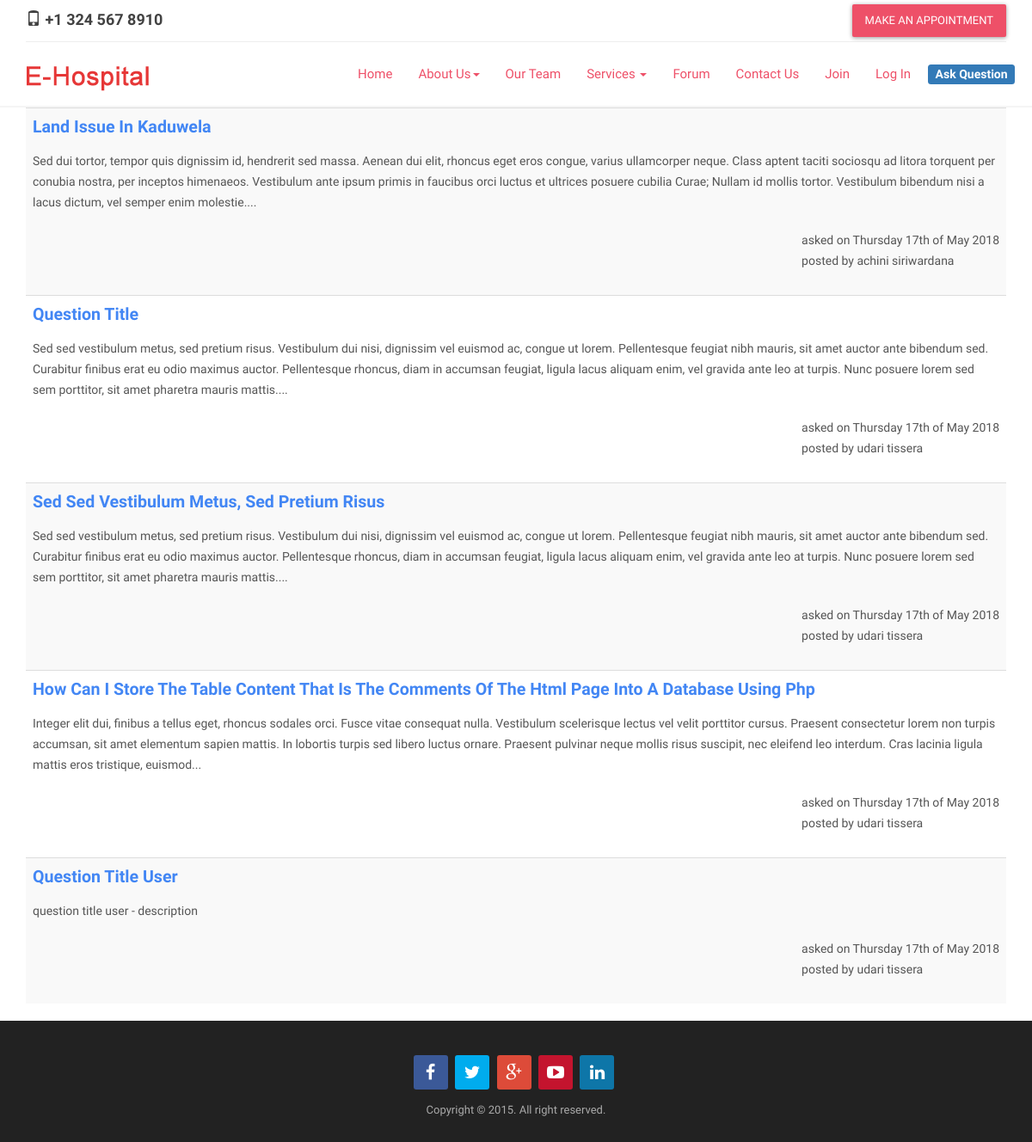
Screenshot of /user/showForum with the database file from the repository.
### tables this page shows
CREATE TABLE IF NOT EXISTS `tbl_forum_question` (
  `forum_id` int(11) NOT NULL AUTO_INCREMENT,
  `forum_title` varchar(255) NOT NULL,
  `forum_description` text NOT NULL,
  `user_id` int(11) NOT NULL,
  `user_type` varchar(10) NOT NULL,
  `forum_added_date` datetime NOT NULL,
  PRIMARY KEY (`forum_id`)
);

CREATE TABLE IF NOT EXISTS `tbl_user_client` (
  `client_id` int(11) NOT NULL AUTO_INCREMENT,
  `first_name` varchar(255) NOT NULL,
  `last_name` varchar(255) NOT NULL,
  `email` varchar(40) NOT NULL,
  `password` varchar(40) NOT NULL,
  `contact` varchar(15) NOT NULL,
  `register_date` date NOT NULL,
  PRIMARY KEY (`client_id`)
);

### application/controllers/user.php (called while the page is built, shortened)
<?php
Class User extends CI_Controller {
    public function __construct() {
		$this->load->helper('form');
		$this->load->library('form_validation');
		$this->load->library('session');
		$this->load->helper('url');
		$this->load->model('user_model');
	}
	public function showForum(){
		$result_all_question = $this->user_model->get_all_question();
		foreach($result_all_question as $key=>$question){
			$data = array(
				'user_id'=>$question->user_id,
				'user_type'=>$question->user_type
			);
			$result_user_detail = $this->user_model->get_any_user_detail($data);
			$question->post_owner = $result_user_detail[0]->first_name . ' '. $result_user_detail[0]->last_name;
			$result_updated_all_question[] = $question;
		}
		if($result_all_question == 'empty'){
			$data['result_all_question'] = 'empty';
		}else{
			$data['result_all_question'] = $result_updated_all_question;
		}
		$this->load->view('show-forum',$data);
	}
}
?>

### index.php (called while the page is built, shortened)
<?php
require_once BASEPATH.'core/CodeIgniter.php';

### application/models/user_model.php (called while the page is built, shortened)
<?php
class User_model extends CI_Model
{
    public function get_all_question(){
        $this->db->select('*');
        $this->db->from('tbl_forum_question');
        $this->db->order_by("forum_added_date", "desc");
        $all_question = $this->db->get();
        if ($all_question->num_rows() > 0) {
            return $all_question->result();
        }
        else{
            return 'empty';
        }
    }
    public function get_any_user_detail($data){
        if($data['user_type'] == 'client'){
            $condition ="client_id =" . "'" . $data['user_id'] . "'";
            $this->db->select('*');
            $this->db->from('tbl_user_client');
            $this->db->where($condition);
            $this->db->limit(1);
        }else if($data['user_type']=='lawyer'){
            $condition ="user_id =" . "'" . $data['user_id'] . "'";
            $this->db->select('*');
            $this->db->from('tbl_user');
            $this->db->where($condition);
            $this->db->limit(1);
        }
        $any_user_detail = $this->db->get();
        return $any_user_detail->result();
    }
}
?>

### application/views/show-forum.php (the view, shortened to what this page needs)
<?php $this->load->view('header'); ?>
<?php $this->load->view('top-navigation'); ?>
<div class="container">
    <div class="row">
        <div class="col-md-12">
                    <?php
                                if($result_all_question == 'empty'){
                                    echo "No question found. Be the first to add a question";
                                }else{
                                    echo "<table class='table table-striped table-hover'>";
                                    echo "<tbody>";
                                    foreach($result_all_question as $question){
                                        echo "<tr>";
                                            echo "<td>";
                                                echo "<h4 class='text-capitalize'>";
                                                    echo "<a href='" . base_url('/user/showSingleQuestion/'. $question->forum_id) ."' style='color:#4286f4;'>";
                                                    echo $question->forum_title;
                                                    echo "</a>";
                                                echo "</h4>";
                                                echo "<p>";
                                                    if(strlen($question->forum_description)>400){
                                                        $pos=strpos($question->forum_description, ' ', 400);
                                                        echo substr($question->forum_description,0,$pos );
                                                        echo "...";
                                                    }else{
                                                        echo $question->forum_description;
                                                    }
                                                echo "</p>";
                                                echo "<p class='pull-right'>";
                                                    echo  'asked on ' . date('l jS \of F Y', strtotime( $question->forum_added_date)).'<br>';
                                                    echo 'posted by ' . $question->post_owner;
                                                echo "</p>";
                                            echo "</td>";
                                        echo "</tr>";
                                    }
                                    echo "</tbody>";
                                    echo "</table>";
                                }
                        ?>
        </div>
    </div>
</div>
<?php $this->load->view('footer'); ?>

### application/views/header.php (shortened to what this page needs)
<!DOCTYPE html>
<html lang="en">
    <head>
        <link href="<?php echo  base_url('/assets/bootstrap/css/bootstrap.min.css');?>" rel="stylesheet">
		<link href="<?php echo  base_url('/assets/css/owl.carousel.css');?>" rel="stylesheet">
		<link href="<?php echo  base_url('/assets/css/owl.theme.css');?>" rel="stylesheet">
		<link href="<?php echo  base_url('/assets/css/flexslider.css');?>" rel="stylesheet">
		<link href="<?php echo  base_url('/assets/css/animate.css');?>" rel="stylesheet">
        <link href="<?php echo  base_url('/assets/font-awesome/css/font-awesome.min.css');?>" rel="stylesheet">
        <link href="<?php echo  base_url('/assets/css/style.css');?>" type="text/css" rel="stylesheet">
    </head>

### application/views/top-navigation.php (shortened to what this page needs)
<div class="container">
            <div class="top-bar">
                <div class="row">
                    <div class="col-md-7 hidden-xs hidden-sm">
                        <span><i class="glyphicon glyphicon-phone"></i> +1 324 567 8910</span>
                    </div>
                    <div class="col-md-5 text-right">
                        <div class="top-bar-right">
                            <a class='appointment' id="appointment" href="<?php echo base_url('/user/search') ?>">make an appointment </a>
                        </div>
                    </div>
                </div>
            </div>
        </div>
        <nav class="navbar navbar-default navbar-static-top">
            <div class="container">
                <div class="navbar-header">
                    <a class="navbar-brand" href="index.html"><img src="img/logo.png" alt=""></a>
                </div>
                <div id="navbar" class="navbar-collapse collapse">
                    <ul class="nav navbar-nav navbar-right">
                        <li class="active"><a href="<?php echo base_url(); ?>">Home</a></li>
                        <li class="dropdown">
                            <a href="#" class="dropdown-toggle" data-toggle="dropdown" role="button" aria-haspopup="true" aria-expanded="false">About Us<span class="caret"></span></a>
                        </li>
                        <li><a href="team.html">Our Team</a></li>
                        <li class="dropdown">
                            <a href="#" class="dropdown-toggle" data-toggle="dropdown" role="button" aria-haspopup="true" aria-expanded="false">Services <span class="caret"></span></a>
                        </li>
                        <li><a href="<?php echo base_url('/user/showForum') ?>">Forum</a></li>
                        <li><a href="contact.html">Contact us</a></li>
                        <li><a href="<?php echo base_url('/user/register') ?>">Join</a></li>
                        <?php
                            if(isset($this->session->userdata['lawyer_detail'])){
                                echo "<li><a href='";
                                echo base_url('/user/logout/lawyer');
                                echo "'>log out</a></li>";
                            }
                            elseif(isset($this->session->userdata['client_detail'])){
                                echo "<li><a href='";
                                echo base_url('/user/logout/client');
                                echo "'>log out</a></li>";
                            }
                            else{
                                echo "<li><a href='";
                                echo base_url('/user/login');
                                echo "'>log in</a></li>";
                            }
                        ?>
                        <li><a style="padding-left: 5px; padding-right: 5px;" href="<?php echo base_url('/user/createQuestion') ?>"><span class="label label-primary " style="font-size:14px"> Ask Question </span></a></li>
                    </ul>
                </div>
            </div>
        </nav>

### application/views/footer.php (shortened to what this page needs)
<footer class="footer">
        	 <div class="divide40"></div>
        	 <div class="socials-colored col-md-12 center">
                <a href="#" class="social-icon social-ico-dark social-ico-colored-facebook">
                    <i class="fa fa-facebook"></i>
                </a>
                <a href="#" class="social-icon social-ico-dark social-ico-colored-twitter">
                    <i class="fa fa-twitter"></i>
                </a>
                <a href="#" class="social-icon social-ico-dark social-ico-colored-google-plus">
                    <i class="fa fa-google-plus"></i>
                </a>
                <a href="#" class="social-icon social-ico-dark social-ico-colored-youtube">
                    <i class="fa fa-youtube-play"></i>
                </a>
                <a href="#" class="social-icon social-ico-dark social-ico-colored-linkedin">
                    <i class="fa fa-linkedin"></i>
                </a>
            </div>
            <div class="footer-copyright">
                <div class="container">
                    <span>Copyright &copy; 2015. All right reserved.</span>
                </div>
            </div>
        </footer>
    </body>
</html>

### assets/css/style.css (style rules this page uses)
*, *:before, *:after { -webkit-box-sizing: border-box; -moz-box-sizing: border-box; box-sizing: border-box; }
a { color: #333; -moz-transition: all 200ms ease-in; -o-transition: all 200ms ease-in; -webkit-transition: all 200ms ease-in; transition: all 200ms ease-in; }
.center { text-align: center; }
h1, h2, h3, h4, h5, h6 { color: #060606; font-weight: 700; margin: 0; }
h4 { font-size: 1.4em; font-weight: 700; letter-spacing: normal; line-height: 27px; margin: 0 0 14px 0; }
p { color: #555; line-height: 24px; margin: 0 0 20px; font-weight: 400; }
.divide40 { width: 100%; height: 40px; }
.top-bar { padding: 5px 0; border-bottom: 1px solid #eee; }
.top-bar a { display: inline-block; vertical-align: middle; }
.top-bar span { display: block; line-height: 35px; font-size: 18px; font-weight: 700; }
.appointment { color: #fff; padding: 4px 15px; line-height: 30px; vertical-align: middle; background-color: #ee5068; display: inline-block; width: auto; height: auto; -webkit-border-radius: 2px; -moz-border-radius: 2px; -ms-border-radius: 2px; border-radius: 2px; -webkit-box-shadow: 0px 1px 5px rgba(0, 0, 0, 0.4); -moz-box-shadow: 0px 1px 5px rgba(0, 0, 0, 0.4); -ms-box-shadow: 0px 1px 5px rgba(0, 0, 0, 0.4); box-shadow: 0px 1px 5px rgba(0, 0, 0, 0.4); border: 0px; font-size: 13px; text-transform: uppercase; }
.navbar-default { background-color: #fff; border-bottom: 2px solid #f5f5f5; margin: 0px; padding: 12px 0; }
.navbar-default .navbar-nav > li > a { color: #ee5068; text-transform: capitalize; font-weight: 400; font-size: 15px; }
.navbar-default .navbar-nav > .active > a, .navbar-default .navbar-nav > .active > a:focus, .navbar-default .navbar-nav > .active > a:hover { color: #ee5068; background-color: transparent; }
.social-icon { margin: 0 5px 5px 0; width: 40px; height: 40px; font-size: 20px; line-height: 40px !important; color: #555; text-shadow: none; border-radius: 3px; overflow: hidden; display: inline-block; text-align: center; border: 1px solid #AAA; }
.social-icon i { display: block; -moz-transition: all 0.3s ease; -o-transition: all 0.3s ease; -webkit-transition: all 0.3s ease; transition: all 0.3s ease; line-height: 40px; position: relative; }
.social-ico-dark { background-color: #333; border: 0px !important; color: #fff !important; }
.social-ico-colored-facebook, .social-ico-facebook:hover { background-color: #3B5998 !important; }
.social-ico-colored-twitter, .social-ico-twitter:hover { background-color: #00ACEE !important; }
.social-ico-colored-google-plus, .social-ico-g-plus:hover { background-color: #DD4B39 !important; }
.social-ico-linkedin:hover, .social-ico-colored-linkedin { background-color: #0E76A8 !important; }
.social-ico-youtube:hover, .social-ico-colored-youtube { background-color: #c4142e !important; }
.footer { background-color: #222; padding-top: 0px; padding-bottom: 0px; }
.footer .footer-copyright { font-size: 13px; padding: 25px 0; color: #aaa; text-align: center; }

### rows the page displays
tbl_forum_question: forum_title "Land Issue In Kaduwela", forum_description "Sed dui tortor, tempor quis dignissim id, hendrerit sed massa. Aenean dui elit, rhoncus eget eros congue, varius ullamcorper neque. Class aptent taciti sociosqu ad litora torquent per conubia nostra, per inceptos himenaeos. Vestibulum ante ipsum primis in faucibus orci luctus et ultrices posuere cubilia Curae; Nullam id mollis tortor. Vestibulum bibendum nisi a lacus dictum, vel semper enim molestie.", forum_added_date "Thursday 17th of May 2018"
tbl_user_client: first_name+last_name "achini siriwardana"
tbl_forum_question: forum_title "Question Title", forum_description "Sed sed vestibulum metus, sed pretium risus. Vestibulum dui nisi, dignissim vel euismod ac, congue ut lorem. Pellentesque feugiat nibh mauris, sit amet auctor ante bibendum sed. Curabitur finibus erat eu odio maximus auctor. Pellentesque rhoncus, diam in accumsan feugiat, ligula lacus aliquam enim, vel gravida ante leo at turpis. Nunc posuere lorem sed sem porttitor, sit amet pharetra mauris mattis.", forum_added_date "Thursday 17th of May 2018"
tbl_user_client: first_name+last_name "udari tissera"
tbl_forum_question: forum_title "Sed Sed Vestibulum Metus, Sed Pretium Risus", forum_description "Sed sed vestibulum metus, sed pretium risus. Vestibulum dui nisi, dignissim vel euismod ac, congue ut lorem. Pellentesque feugiat nibh mauris, sit amet auctor ante bibendum sed. Curabitur finibus erat eu odio maximus auctor. Pellentesque rhoncus, diam in accumsan feugiat, ligula lacus aliquam enim, vel gravida ante leo at turpis. Nunc posuere lorem sed sem porttitor, sit amet pharetra mauris mattis.", forum_added_date "Thursday 17th of May 2018"
tbl_forum_question: forum_title "How Can I Store The Table Content That Is The Comments Of The Html Page Into A Database Using Php", forum_description "Integer elit dui, finibus a tellus eget, rhoncus sodales orci. Fusce vitae consequat nulla. Vestibulum scelerisque lectus vel velit porttitor cursus. Praesent consectetur lorem non turpis accumsan, sit amet elementum sapien mattis. In lobortis turpis sed libero luctus ornare. Praesent pulvinar neque mollis risus suscipit, nec eleifend leo interdum. Cras lacinia ligula mattis eros tristique, euismod", forum_added_date "Thursday 17th of May 2018"
tbl_forum_question: forum_title "Question Title User", forum_description "question title user - description", forum_added_date "Thursday 17th of May 2018"
